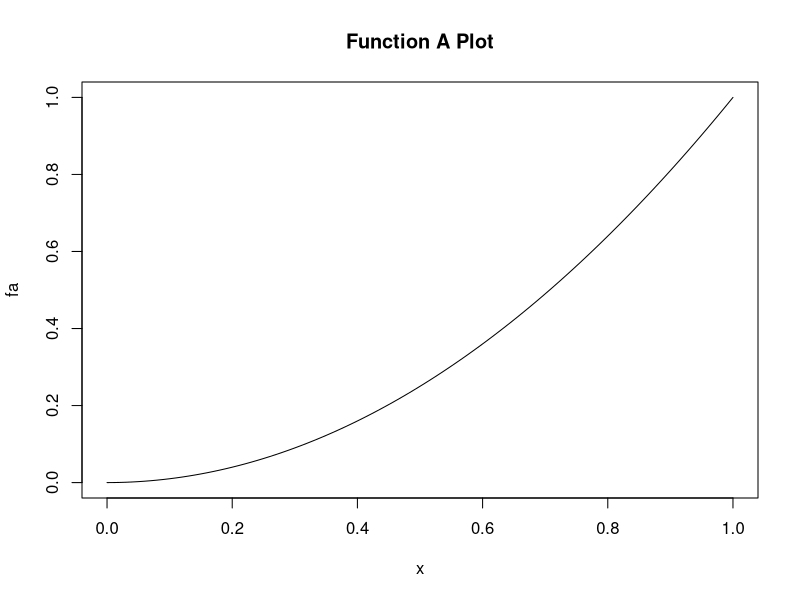
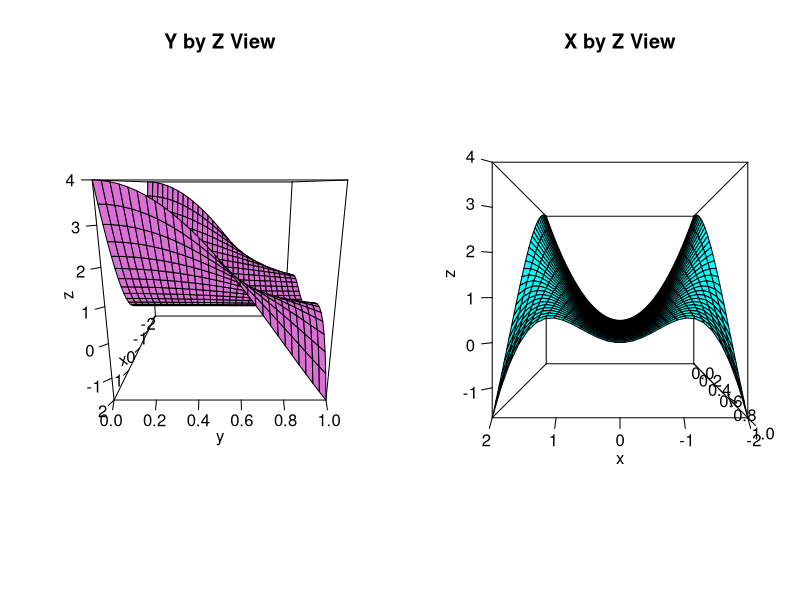
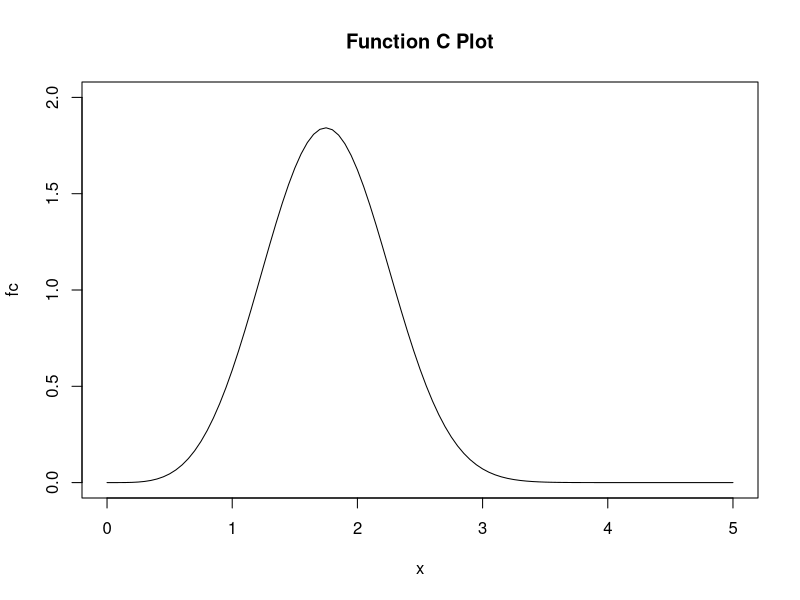

These figures' R source, in order:
#Samantha Maillie
#Homework 4 Problem 1

#a true answer = 1/3

fa <-function(x){
  return (x^2)
}

plot(fa, main = "Function A Plot")

count = 0
n = 100
for (i in 1:n){
  x = runif(1,0,1)
  y = runif(1,0,1)
  if(y < fa(x)){
    count = count + 1
  }
}
estimate = count / n
estimate

#b true answer = 3.48318

fb <-function(x, y){
  return ((x^2)*cos(x*y))
}

x <- seq(-2, 2, length = 30)  ## already in increasing order
y <- seq(0, 1, length = 30)  ## already in increasing order
f <- fb
z <- outer(x, y, f)  ## evaluation on grid; obtain a matrix `z`
par(mfrow=c(1,2))
persp(x, y, z, col = "orchid", ticktype = "detailed", 
      xlim = c(-2,2), ylim = c(0,1), theta = 90, phi = 15,
      main = "Y by Z View")
persp(x, y, z, col = "cyan", ticktype = "detailed", 
      xlim = c(-2,2), ylim = c(0,1), theta = 180, phi = 0,
      main = "X by Z View")
par(mfrow=c(1,1))



count = 0
n = 100000
for (i in 1:n){
  x = runif(1,-2,2)
  y = runif(1,0,1)
  z = runif(1,-1.7,4)
  if(z >= 0 && z <= fb(x,y)){
    count = count + 1
  }
  if(z <0 && z <= fb(x,y)){
    count = count - 1
  }
}
boxVol = 5.7*4*1
prob = abs(count) / n
estimate =boxVol*prob
estimate


#c approximated as 2.27477 via integral-calculator.com
fc <- function(x){
  return ( (3/4)* x^4 * exp(-(x^3)/4))
}

plot(fc, main = "Function C Plot", 
     xlim = c(0,5), 
     ylim = c(0,2))

count = 0
n = 1000
for (i in 1:n){
  x = runif(1,0,3)
  y = runif(1,0,2)
  if(y < fc(x)){
    count = count + 1
  }
}
prob = count / n
estimate = prob* (3*2)
estimate
